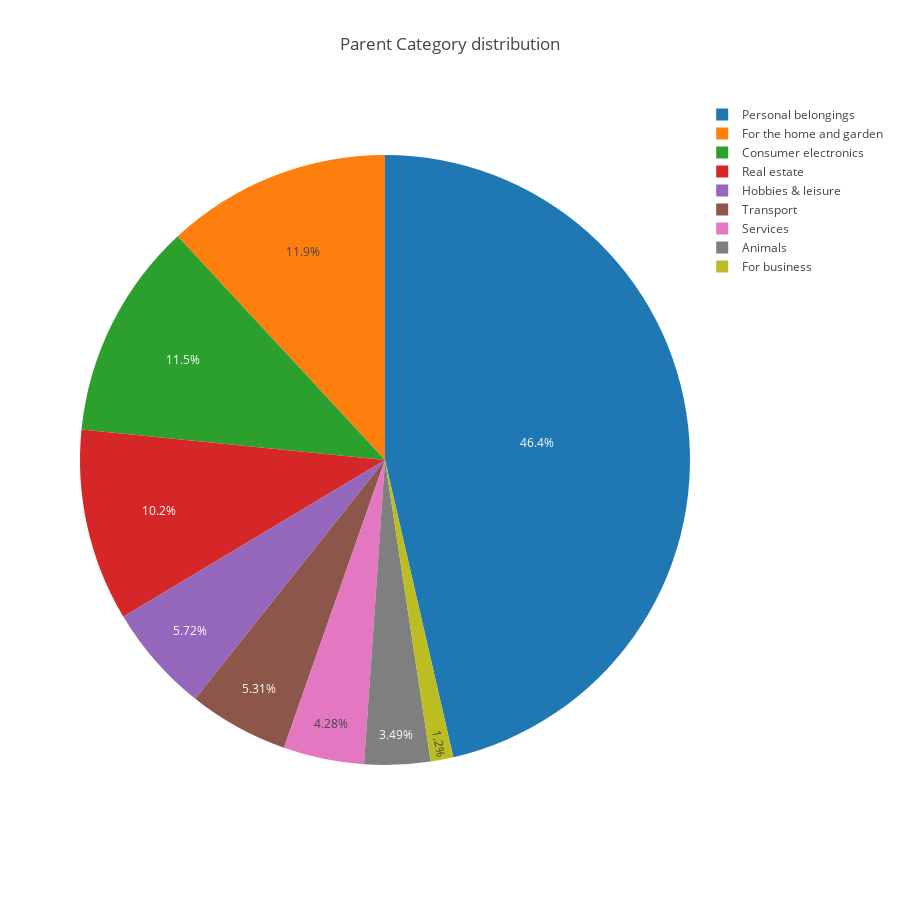

The code cell stored with this chart in its notebook:
### Code cell
temp_series = train_df['parent_category_name_en'].value_counts()
labels = (np.array(temp_series.index))
sizes = (np.array((temp_series / temp_series.sum())*100))

trace = go.Pie(labels=labels, values=sizes)
layout = go.Layout(
    title='Parent Category distribution',
    width=900,
    height=900,
)
data = [trace]
fig = go.Figure(data=data, layout=layout)
py.iplot(fig, filename="parentcategory")

### Figure 1 — Plotly figure (JSON) as saved in the notebook; plotly's stock layout.template omitted (floating-point values rounded to 4 significant figures)
{"data": [{"labels": ["Personal belongings", "For the home and garden", "Consumer electronics", "Real estate", "Hobbies & leisure", "Transport", "Services", "Animals", "For business"], "type": "pie", "values": [46.4, 11.89, 11.51, 10.19, 5.721, 5.31, 4.283, 3.49, 1.202]}], "layout": {"height": 900, "title": "Parent Category distribution", "width": 900}}
